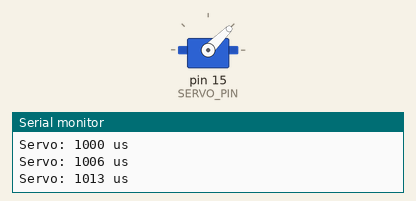
A sketch run on a simulated Arduino Uno, built with avr-gcc and run on an emulated ATmega328P. Parts: servo, the last lines printed to the serial monitor.

Above: at 1.55 s.
At 2.9 s:
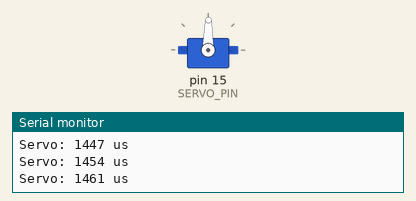
At 4.3 s:
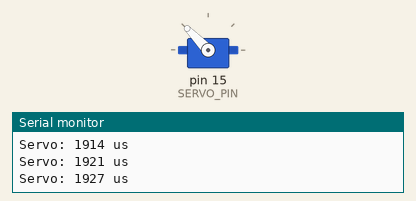
At 7.05 s:
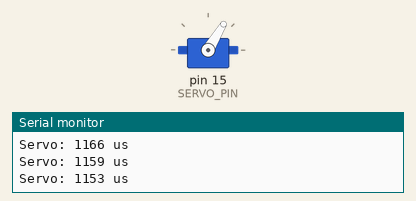
Timing chart, 0 to 9.3 s (numbered marks = the images above):
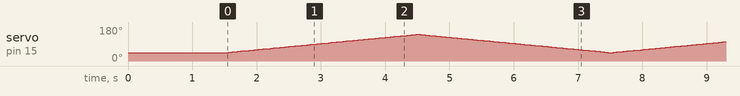

The sketch:

servo-sweep.ino
```cpp
#include <Servo.h>

#define SERVO_PIN 15

const int MIN_US     = 1000;
const int MAX_US     = 2000;
const int CYCLE_MS   = 3000;
const int UPDATE_MS  = 20;

Servo servo;
uint32_t cycleStart;

void setup() {
  Serial.begin(115200);
  delay(1500);

  servo.attach(SERVO_PIN);
  servo.writeMicroseconds(MIN_US);

  Serial.println("=== Servo Sweep ===");
  Serial.print("Range: ");
  Serial.print(MIN_US);
  Serial.print(" - ");
  Serial.print(MAX_US);
  Serial.print(" us, cycle: ");
  Serial.print(CYCLE_MS / 1000.0f, 1);
  Serial.println(" s");

  cycleStart = millis();
}

void loop() {
  static uint32_t lastUpdate = 0;
  uint32_t now = millis();

  if (now - lastUpdate < UPDATE_MS) return;
  lastUpdate = now;

  uint32_t elapsed = (now - cycleStart) % (CYCLE_MS * 2);

  int us;
  if (elapsed < (uint32_t)CYCLE_MS) {
    float t = elapsed / (float)CYCLE_MS;
    us = MIN_US + (int)(t * (MAX_US - MIN_US));
  } else {
    float t = (elapsed - CYCLE_MS) / (float)CYCLE_MS;
    us = MAX_US - (int)(t * (MAX_US - MIN_US));
  }

  servo.writeMicroseconds(us);

  Serial.print("Servo: ");
  Serial.print(us);
  Serial.println(" us");
}
```
